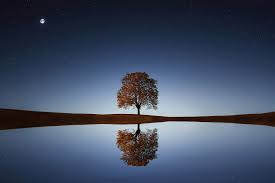
#> input picture image.jpeg, 275 x 183 px; its folder holds only this picture in this run
$ python -i counters.py   (imports and definitions only)
#> lines starting #> are read from the running program, lines starting #| are printed output that depends on the picture; after the words box and inside, x2 and y2 are one past the last pixel; in counts of white or black regions, pixels touching at a corner belong together
import tkinter as tk
import cv2
from PIL import Image
from PIL import ImageTk
from tkinter import SUNKEN, filedialog

def select_image():
    global panelA,panelB,entry
    path=filedialog.askopenfilename()
#> the answer given: image.jpeg
    image=cv2.imread(path)
#> image is the input picture: shape (183, 275, 3); mean B, G, R 98.6, 76.7, 65.5
    gray = cv2.cvtColor(image, cv2.COLOR_BGR2GRAY)
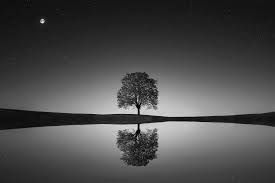
#> gray: shape (183, 275); min 0, max 235, mean 75.9
    blur = cv2.GaussianBlur(gray, (11, 11), 0)
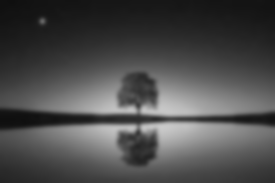
#> blur: shape (183, 275); min 15, max 202, mean 75.9
    canny = cv2.Canny(blur, 30, 100)
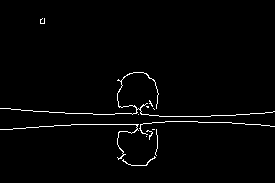
#> canny: shape (183, 275); 1.8% white in thin lines or dots, all inside (x1, y1, x2, y2) = (0, 18, 275, 166)
    dilated = cv2.dilate(canny, (1, 1), iterations=0)
    cnt, hierarchy = cv2.findContours(dilated.copy(), cv2.RETR_EXTERNAL, cv2.CHAIN_APPROX_NONE)
#> cnt = 13 contours, 12 with area under 20; largest, box (x1, y1, x2, y2) and area: (0, 72, 275, 117) 26
    rgb = cv2.cvtColor(image, cv2.COLOR_BGR2RGB)
    rgb2 = cv2.drawContours(rgb, cnt, -1, (0, 255, 0), 2)
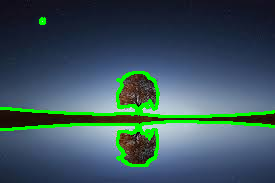
#> rgb2: shape (183, 275, 3); mean R, G, B 59.7, 85.5, 92.8

    image = Image.fromarray(image)
    image = ImageTk.PhotoImage(image)

    rgb2 = Image.fromarray(rgb2)
    rgb2 = ImageTk.PhotoImage(rgb2)

    panelA = tk.Label(image=image)
    panelA.image = image
    panelA.grid(row=0,column=0)

    panelB = tk.Label(image=rgb2)
    panelB.image = rgb2
    panelB.grid(row=0,column=1)

    entry=tk.Entry(width=30)
    entry.grid(row=1,column=0,columnspan=2)
    entry.insert(0,'Number of Objects: ')
    entry.delete(20,tk.END)
    entry.insert(20,len(cnt))


# [1 line not run here, left out]
panelA = None
panelB = None
entry = None
button=tk.Button(text="select image",width=40,relief=SUNKEN,command=select_image)
# [3 lines not run here, left out]

>>> result = select_image()
